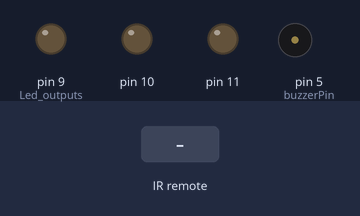
The sketch below on a simulated Arduino Uno, built with avr-gcc and run on an emulated ATmega328P. On the bench: output pins drawn as LEDs (lit = HIGH), buzzer (waves = sounding). Inputs (shaded band) come from the test bench. What the sketch prints to the serial monitor is not drawn.

Above: at 1.2 s.
1.3 s: infrared code 0xFFFFFFFF received
Timing chart, 0 to 4.3 s (numbered marks = the images above; inputs shaded):
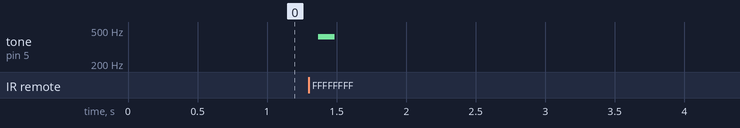

Measured:
- after the input at 1.3 s, tone on pin 5 (buzzerPin): silent → 418 Hz after 0.07 s, → silent 0.12 s later

The sketch:

remotophone.ino
```cpp
//Author: Joey Corbett
//Github: sparpo
//Date: 06/06/2020
//This is a musical instrument which you can play with your TV remote control. It uses the numbers on the remote.

//TV Remotophone

// IR Receiver Code...
#include <IRremote.h>

//These codes at based on a LG TV remote.
// initialize the library with the numbers of the interface pins
#define repeat 4294967295
#define R0 551487735
#define R1 551520375
#define R2 551504055
#define R3 551536695
#define R4 551495895
#define R5 551528535
#define R6 551512215
#define R7 551544855
#define R8 551491815
#define R9 551524455

#define pageUp 551485695
#define pageDown 551518335


//note freqencies in millihertz
#define C 261626
#define D 293665
#define E 329628
#define F 349228
#define G 391995
#define A 440000
#define B 493883


unsigned long previousMillis = 0;
const long interval = 120;

int RECV_PIN = 6; //reciever at pin 6
IRrecv irrecv(RECV_PIN);

decode_results results;
int buzzerPin = 5; //buzzer at pin 5
uint32_t currentNote = A;
int transpose = 0;

int playing = 0;

void playNote(uint32_t f) {// input frequency in millihertz
  uint32_t d = (1000000 / ((f / 1000) * pow(2, transpose))) / 2; //((1000000us)/(44000cHz/100))/2
  digitalWrite(buzzerPin, HIGH);
  delayMicroseconds(d);
  digitalWrite(buzzerPin, LOW);
  delayMicroseconds(d);

}

void setup()
{
  Serial.begin(9600);

  irrecv.enableIRIn(); // Start the receiver

  pinMode(9, OUTPUT); // Led outputs ...
  pinMode(10, OUTPUT);
  pinMode(11, OUTPUT);
  pinMode(buzzerPin, OUTPUT);
  Serial.print("IR Waiting...");
}
void turnoff() {
  digitalWrite(9, LOW);
  digitalWrite(10, LOW);
  digitalWrite(11, LOW);
}
void loop() {

  unsigned long currentMillis = millis();
  //playing = 0;
  if (currentMillis - previousMillis >= interval) {
    if (irrecv.decode(&results)) {
      Serial.println(1);
      switch (results.value) {

        case pageUp: //increase octave
          transpose++;
          Serial.println(transpose);
          break;

        case pageDown://decrease octave
          transpose--;
          Serial.println(transpose);
          break;

        case repeat:
          playing = 1;

          break;

        case R1:
          currentNote = C;
          playing = 1;
          break;

        case R2:
          currentNote = D;
          playing = 1;
          break;

        case R3:
          currentNote = E;
          playing = 1;
          break;

        case R4:
          currentNote = F;
          playing = 1;
          break;

        case R5:
          currentNote = G;
          playing = 1;
          break;

        case R6:
          currentNote = A;
          playing = 1;
          break;

        case R7:
          currentNote = B;
          playing = 1;
          break;

        case R8:
          currentNote = C * 2; //high C
          playing = 1;
          break;
      }

      irrecv.resume(); // Receive the next value
    } else {
      playing = 0;
      Serial.println(0);
    }

    previousMillis = currentMillis;
  }
  if (playing) {
    playNote(currentNote);
  }
}
```
